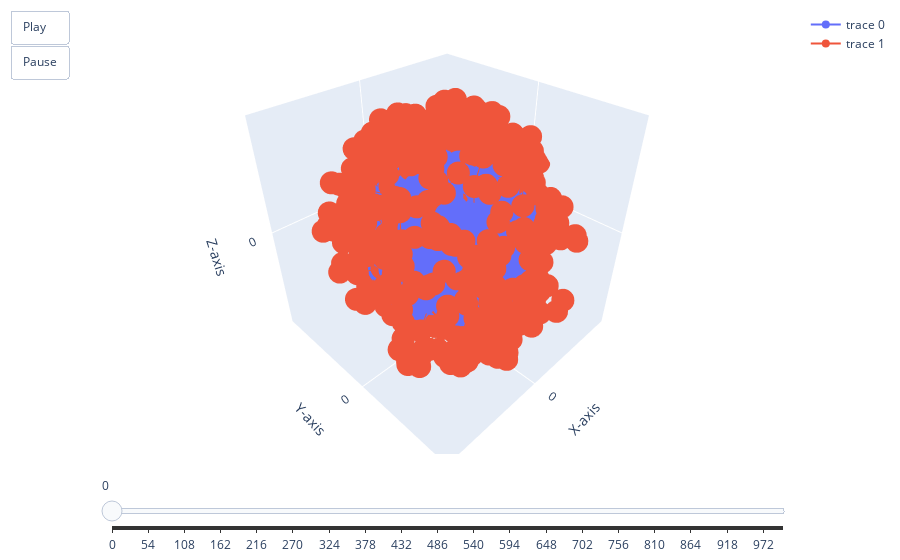

Source (notebook cell):
### Markdown cell above
Then we can make an animation

### Code cell
import plotly.graph_objects as go
# Create a 3D surface plot
fig = go.Figure(data=[go.Scatter3d(z=z1[0], x=x1[0], y=y1[0]), go.Scatter3d(z=z2[0], x=x2[0], y=y2[0])])

# Add animation frames
frames = []
for i in range(len(x1)):
    frame = go.Frame(data=[go.Scatter3d(z=[z1[i]], x=[x1[i]], y=[y1[i]], mode='markers'), 
                go.Scatter3d(z=[z2[i]], x=[x2[i]], y=[y2[i]], mode='markers')], name=f"Frame {int(i*10)}")
    frames.append(frame)

# Add frames to the figure
fig.frames = frames

# Add slider
slider_steps = []
for i, frame in enumerate(fig.frames):
    step = {"args": [[frame.name], {"frame": {"duration": 50, "redraw": True}, "fromcurrent": True}], 
            "label": str(i), "method": "animate"}
    slider_steps.append(step)

# Add play button
play_button = dict(label="Play", method="animate", args=[None, {"frame": {"duration": 50, "redraw": True}, 
                  "fromcurrent": True}])

# Add pause button
pause_button = dict(label="Pause", method="animate", args=[[None], {"frame": {"duration": 0, "redraw": False}, 
                    "mode": "immediate", "transition": {"duration": 0}}])

fig.update_layout(
    sliders=[{"active": 0, "steps": slider_steps}],
    scene=dict(zaxis_title="Z-axis", xaxis_title="X-axis", yaxis_title="Y-axis",
                xaxis = dict(nticks=4, range = [min(x2), max(x2)], autorange=False),
                yaxis = dict(nticks=4, range = [min(y2), max(y2)], autorange=False),
                zaxis = dict(nticks=4, range = [min(z2), max(z2)], autorange=False),
                aspectmode="cube"),
    updatemenus=[dict(type="buttons", showactive=False, buttons=[play_button, pause_button])],
    margin=dict(r=20, l=10, b=10, t=10)
)

# Show the plot
fig.show()
